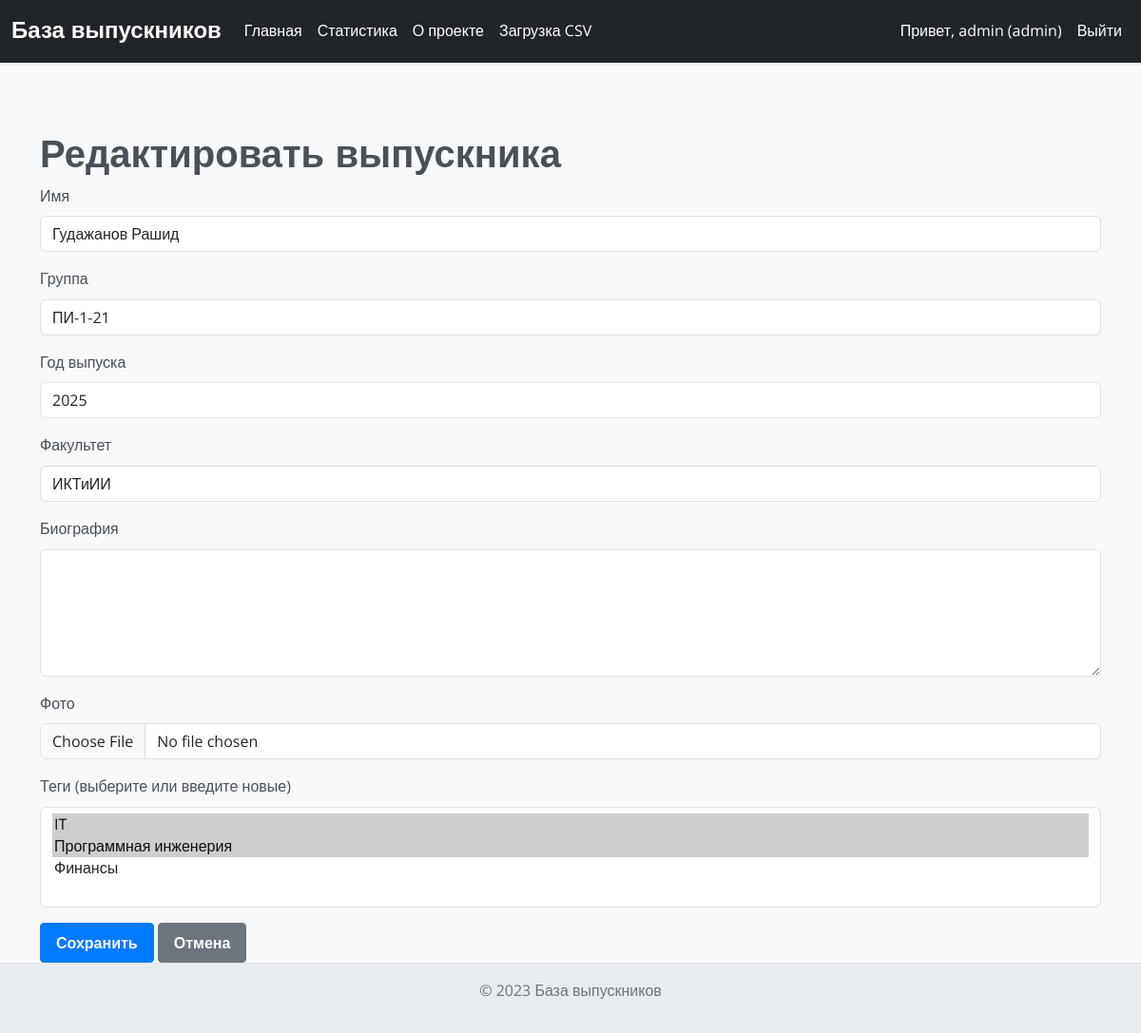
/edit/2 (signed in), run on the app's committed database.
### models.py (models this page shows)
class User(UserMixin, db.Model):
    id = db.Column(db.Integer, primary_key=True)
    username = db.Column(db.String(50), unique=True, nullable=False)
    password = db.Column(db.String(100), nullable=False)
    role = db.Column(db.String(20), nullable=False, default='guest')  # guest, manager, admin

class Graduate(db.Model):
    id = db.Column(db.Integer, primary_key=True)
    name = db.Column(db.String(100), nullable=False)
    group = db.Column(db.String(20), nullable=False)
    graduation_year = db.Column(db.String(4), nullable=False)
    faculty = db.Column(db.String(100), nullable=False)
    bio = db.Column(db.Text, nullable=True)
    photo = db.Column(db.String(200), nullable=True)
    tags = db.relationship('Tag', secondary='graduate_tags', backref=db.backref('graduates', lazy='dynamic'))

### routes/graduate.py (the view, shortened to what this page needs)
@graduate_bp.route('/edit/<int:id>', methods=['GET', 'POST'])
@login_required
def edit(id):
    if current_user.role not in ['admin', 'manager']:
        flash('Доступ разрешён только администраторам и менеджерам.', 'danger')
        return redirect(url_for('main.index'))
    graduate = Graduate.query.get_or_404(id)
    groups = db.session.query(Graduate.group).distinct().all()
    groups = [group[0] for group in groups if group[0]]
    faculties = db.session.query(Graduate.faculty).distinct().all()
    faculties = [faculty[0] for faculty in faculties if faculty[0]]
    return render_template('edit.html', graduate=graduate, tags=Tag.query.all(), groups=groups, faculties=faculties)

### app.py (called while the page is built)
@login_manager.user_loader
def load_user(user_id):
    return db.session.get(User, int(user_id))

### templates/edit.html (shortened to what this page needs)
{% extends 'base.html' %}
{% block content %}
<h1>Редактировать выпускника</h1>
<form method="post" enctype="multipart/form-data">
    <div class="mb-3">
        <label class="form-label">Имя</label>
        <input type="text" class="form-control" name="name" value="{{ graduate.name }}" required>
    </div>
    <div class="mb-3">
        <label class="form-label">Группа</label>
        <select class="form-control group-select" name="group">
            {% for group in groups %}
            <option value="{{ group }}" {% if group == graduate.group %}selected{% endif %}>{{ group }}</option>
            {% endfor %}
        </select>
    </div>
    <div class="mb-3">
        <label class="form-label">Год выпуска</label>
        <input type="text" class="form-control" name="graduation_year" value="{{ graduate.graduation_year }}" required>
    </div>
    <div class="mb-3">
        <label class="form-label">Факультет</label>
        <select class="form-control faculty-select" name="faculty">
            {% for faculty in faculties %}
            <option value="{{ faculty }}" {% if faculty == graduate.faculty %}selected{% endif %}>{{ faculty }}</option>
            {% endfor %}
        </select>
    </div>
    <div class="mb-3">
        <label class="form-label">Биография</label>
        <textarea class="form-control" name="bio" rows="5">{{ graduate.bio or '' }}</textarea>
    </div>
    <div class="mb-3">
        <label class="form-label">Фото</label>
        <input type="file" class="form-control" name="photo" accept="image/*">
    </div>
    <div class="mb-3">
        <label class="form-label">Теги (выберите или введите новые)</label>
        <select class="form-control tags-select" name="tags" multiple>
            {% for tag in tags %}
            <option value="{{ tag.name }}" {% if tag.name in graduate.tags|map(attribute='name') %}selected{% endif %}>{{ tag.name }}</option>
            {% endfor %}
        </select>
    </div>
    <button type="submit" class="btn btn-primary">Сохранить</button>
    <a href="{{ url_for('main.graduate', id=graduate.id) }}" class="btn btn-secondary">Отмена</a>
</form>
<link href="https://cdn.jsdelivr.net/npm/choices.js/public/assets/styles/choices.min.css" rel="stylesheet">
{% endblock %}

### templates/base.html (shortened to what this page needs)
<!DOCTYPE html>
<html lang="ru">
<head>
    <link href="https://cdn.jsdelivr.net/npm/bootstrap@5.3.0/dist/css/bootstrap.min.css" rel="stylesheet">
    <link rel="stylesheet" href="{{ url_for('static', filename='css/base.css') }}">
    <link rel="stylesheet" href="{{ url_for('static', filename='css/navbar.css') }}">
    <link rel="stylesheet" href="{{ url_for('static', filename='css/footer.css') }}">
    <link rel="stylesheet" href="{{ url_for('static', filename='css/alerts.css') }}">
    <link rel="stylesheet" href="{{ url_for('static', filename='css/badges.css') }}">
    <link rel="stylesheet" href="{{ url_for('static', filename='css/modals.css') }}">
    <link rel="stylesheet" href="{{ url_for('static', filename='css/forms.css') }}">
    <link rel="stylesheet" href="{{ url_for('static', filename='css/tables.css') }}">
    <link rel="stylesheet" href="{{ url_for('static', filename='css/pagination.css') }}">
    <link rel="stylesheet" href="{{ url_for('static', filename='css/buttons.css') }}">
    <link rel="stylesheet" href="{{ url_for('static', filename='css/choices.css') }}">
    <link rel="stylesheet" href="{{ url_for('static', filename='css/theme.css') }}">
    <link rel="stylesheet" href="{{ url_for('static', filename='css/stats.css') }}">
</head>
<body>
    <nav class="navbar navbar-expand-lg navbar-dark bg-dark shadow-sm">
        <div class="container-fluid">
            <a class="navbar-brand" href="{{ url_for('main.index') }}">База выпускников</a>
            <div class="collapse navbar-collapse" id="navbarNav">
                <ul class="navbar-nav me-auto">
                    {% if request.endpoint not in ['auth.login', 'auth.register'] %}
                    <li class="nav-item">
                        <a class="nav-link" href="{{ url_for('main.index') }}">Главная</a>
                    </li>
                    <li class="nav-item">
                        <a class="nav-link" href="{{ url_for('main.stats') }}">Статистика</a>
                    </li>
                    <li class="nav-item">
                        <a class="nav-link" href="{{ url_for('main.about') }}">О проекте</a>
                    </li>
                    {% endif %}
                    {% if current_user.is_authenticated and current_user.role in ['admin', 'manager'] %}
                    <li class="nav-item">
                        <a class="nav-link" href="{{ url_for('graduate.upload') }}">Загрузка CSV</a>
                    </li>
                    {% endif %}
                </ul>
                <ul class="navbar-nav">
                    {% if current_user.is_authenticated %}
                    <li class="nav-item">
                        <span class="nav-link">Привет, {{ current_user.username }} ({{ current_user.role }})</span>
                    </li>
                    <li class="nav-item">
                        <a class="nav-link" href="#" data-bs-toggle="modal" data-bs-target="#logoutModal">Выйти</a>
                    </li>
                    {% endif %}
                </ul>
            </div>
        </div>
    </nav>
    <div class="container mt-5 pt-4">
        {% block content %}
        {% endblock %}
    </div>
    {% if request.endpoint not in ['auth.login', 'auth.register'] %}
    <footer class="text-center py-3">
        <p>&copy; 2023 База выпускников</p>
    </footer>
    {% endif %}
</body>
</html>

### static/css/base.css (style rules this page uses)
body { background-color: #f8f9fa; display: flex; flex-direction: column; min-height: 100vh; color: #495057; font-size: 1rem; line-height: 1.6; font-family: 'Open Sans', sans-serif; font-weight: 400; transition: background-color 0.3s ease, color 0.3s ease; }
h1, h2, h3, h4, h5, h6, .navbar-brand { font-family: 'Montserrat', sans-serif; font-weight: 700; line-height: 1.2; }
.container.mt-5.pt-4 { flex: 1; }

### static/css/navbar.css (style rules this page uses)
.navbar { background-color: #343a40; box-shadow: 0 2px 4px rgba(0, 0, 0, 0.1); padding-top: 0.75rem; padding-bottom: 0.75rem; transition: background-color 0.3s ease; }
.navbar-brand { color: #fff !important; font-size: 1.5rem; }
.navbar-nav .nav-link { color: #fff !important; padding-left: 1rem; padding-right: 1rem; transition: color 0.3s ease; }

### static/css/footer.css (style rules this page uses)
footer { background-color: #e9ecef; border-top: 1px solid #dee2e6; padding-top: 1.5rem; padding-bottom: 1.5rem; color: #6c757d; text-align: center; transition: background-color 0.3s ease, color 0.3s ease; }

### static/css/buttons.css (style rules this page uses)
.btn { display: inline-block; font-weight: 600; color: #212529; text-align: center; vertical-align: middle; cursor: pointer; -webkit-user-select: none; -moz-user-select: none; user-select: none; background-color: transparent; border: 1px solid transparent; padding: 0.5rem 1rem; font-size: 1rem; border-radius: 0.25rem; transition: color 0.15s ease-in-out, background-color 0.15s ease-in-out, border-color 0.15s ease-in-out, box-shadow 0.15s ease-in-out; }
.btn-primary { background-color: #007bff; border-color: #007bff; color: #fff; }
.btn-secondary { background-color: #6c757d; border-color: #6c757d; color: #fff; }

### data on the page
User: username "admin", role "admin"
Graduate: name "Гудажанов Рашид", group "ПИ-1-21", graduation_year "2025", faculty "ИКТиИИ"

### other printed values
form field tags "IT ☑ / Программная инженерия ☑ / Финансы"
